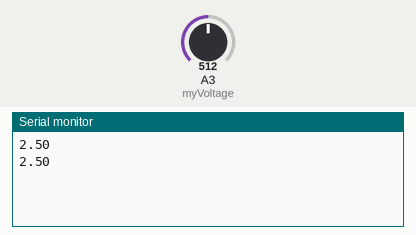
The sketch below on a simulated Arduino Uno, built with avr-gcc and run on an emulated ATmega328P. Shown: the last lines printed to the serial monitor. The test bench sets the inputs (shaded band); at power-on: A3 (myVoltage) = 512.

Above: at 1.8 s.
1.9 s: A3 (myVoltage) set to 716
At 2.4 s:
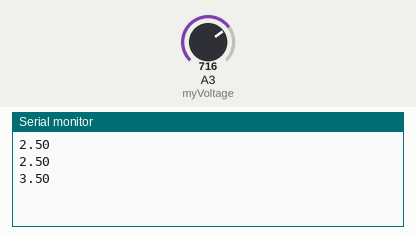
3.4 s: A3 (myVoltage) set to 900
At 4.8 s:
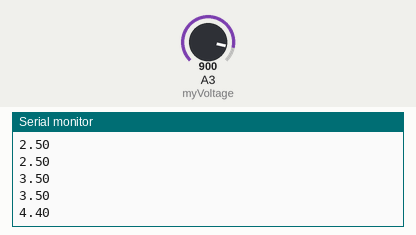
Timing chart, 0 to 6.4 s (numbered marks = the images above; inputs shaded):
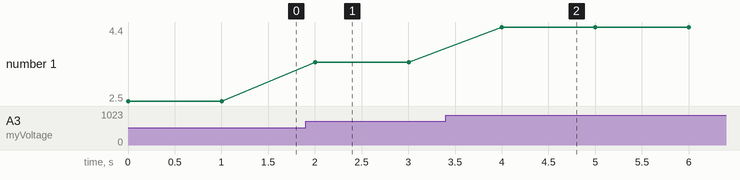

The sketch:

006_read_voltage_from_potentiometer.ino
```cpp
int myVoltage=A3;
int readVal;
float voltage;
int pause=1000;

void setup() {
  // put your setup code here, to run once:
Serial.begin(9600);
}

void loop() {
  // put your main code here, to run repeatedly:
readVal=analogRead(myVoltage);
voltage=(5./1023.)*readVal;
Serial.println(voltage);
delay(pause);
}
```

Measured:
- after the input at 1.9 s, the serial monitor: prints a new line after 0.10 s (image 1)
- after the input at 3.4 s, the serial monitor: prints a new line after 0.60 s (image 2)
- plotted number 1: 2.5 → 3.5 after the input at 1.9 s, 3.5 → 4.4 after the input at 3.4 s
